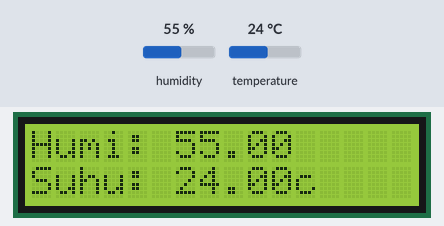
A sketch run on a simulated Arduino Uno, built with avr-gcc and run on an emulated ATmega328P. Parts: 16×2 character LCD. Inputs (shaded band) come from the test bench; at power-on: humidity 55 %, temperature 24 °C.

Above: at 6.6 s.
6.7 s: humidity set to 22 %
At 8.7 s:
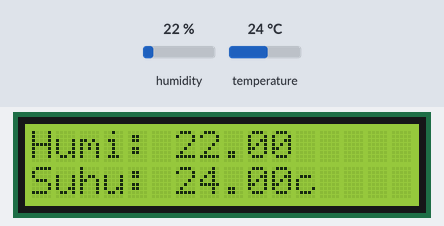
9.7 s: temperature set to 12 °C
At 11.0 s:
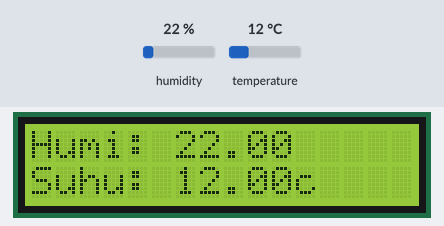
12.7 s: humidity set to 40 %
At 15.5 s:
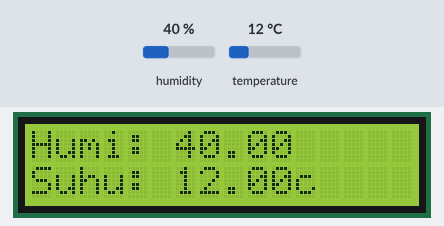
16.1 s: temperature set to 19 °C
At 17.8 s:
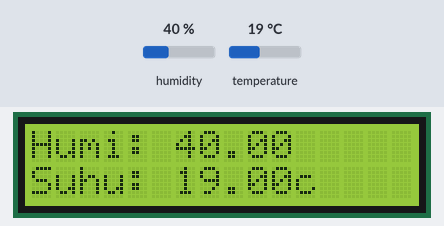
Timing chart, 0 to 19.3 s (numbered marks = the images above; inputs shaded):
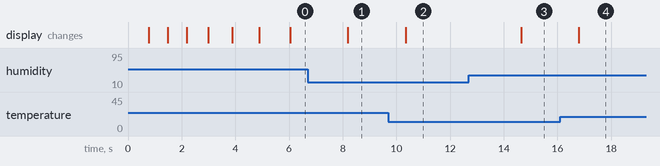

Measured:
- after the input at 6.7 s, the display: changes after 1.5 s (image 1)
- after the input at 9.7 s, the display: changes after 0.64 s (image 2)
- after the input at 12.7 s, the display: changes after 1.9 s (image 3)
- after the input at 16.1 s, the display: changes after 0.69 s (image 4)

The sketch:

dht11-to-lcd.ino
```cpp
  /*

  ========== PETUNJUK PEMASANGAN KOMPONEN ==========
  I. Alat & Bahan
      1. DHT 11 (dengan modul)
      2. LCD 16x2 (dengan modul)
      3. Arduino Uno
      4. Kabel Jumper

  II. Koneksi
      A. Koneksi LCD
          1. GND (LCD) -> GND (Arduino Board)
          2. VCC (LCD) -> 5v (Arduino Board)
          3. SDA (LCD) -> Analog A4 (Arduino Board)
          4. SCL (LCD) -> Analog A5 (Arduino Board)
      B. Koneksi DHT 11
          1. + (DHT 11) -> 5v (Arduino Board)
          2. Out (DHT 11) -> Digital pin 2 (Arduino Board)
          3. - (DHT 11) -> GND (Arduino Board)
  ==================================================

  */

  #include <Wire.h>
  #include <LiquidCrystal_I2C.h>
  #include <DHT.h> // Library DHT
  #define DHTPIN 2 // Masukkan output DHT ke digital pin 2
  #define DHTTYPE DHT11 // Tipe sensor DHT11
  DHT dht(DHTPIN, DHTTYPE); // Set sensor + koneksi pin

  float humi, temp;// Deklarasi variabel
  LiquidCrystal_I2C lcd(0x27, 16, 2);

  void setup() {
    lcd.init(); // Inisialisasi
    lcd.backlight(); // Menyalakan Backlight LCD

    lcd.setCursor(0,0);
    lcd.print("DHT 11");

    lcd.setCursor(0,1);
    lcd.print("Memindai");
    delay(700);
    lcd.setCursor(8,1);
    lcd.print(".");
    delay(700);
    lcd.setCursor(9,1);
    lcd.print(".");
    delay(700);
    lcd.setCursor(10,1);
    lcd.print(".");
    delay(800);
    lcd.setCursor(11,1);
    lcd.print(".");
    delay(900);
    lcd.setCursor(12,1);
    lcd.print(".");
    delay(1000);
    lcd.clear();
  }

  void loop(){
    delay(1000);
    lcd.backlight();


    humi = dht.readHumidity();//baca kelembaban
    temp = dht.readTemperature();//baca suhu
    if (!isnan(humi) || !isnan(temp)) {
      //jika ada hasilnya
      delay(100);
      lcd.setCursor(0,1);
      lcd.print("Suhu: ");
      lcd.setCursor(6,1);
      lcd.print(temp);
      lcd.setCursor(11,1);
      lcd.print("c");

      lcd.setCursor(0,0);
      lcd.print("Humi: ");
      lcd.setCursor(6,0);
      lcd.print(humi);
      delay(1000);
    }else if(isnan(humi) || isnan(temp)){
      //jika tidak ada hasil

    }
  }
```
